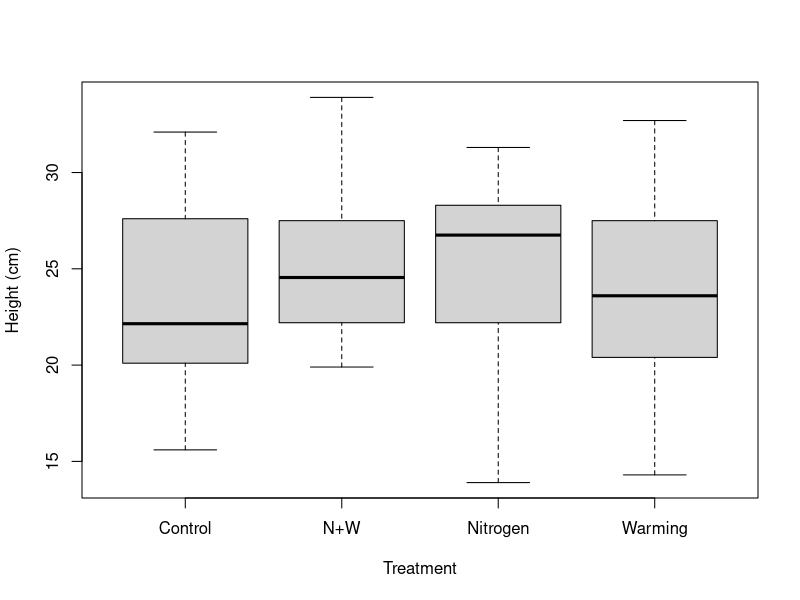

This figure's R source:
## ---- chunk 1
knitr::opts_chunk$set(echo=TRUE)

## ---- chunk 2
data_PREE <- read.csv("../data/CIEE_Course_Teaching_Nema_Phytobiome.csv") # Teaching phytobiome data

## Make graph
boxplot(data_PREE$Heightwk9_cm ~ data_PREE$Treatment, xlab = "Treatment", ylab = "Height (cm)") # plot plant height versus treatments

